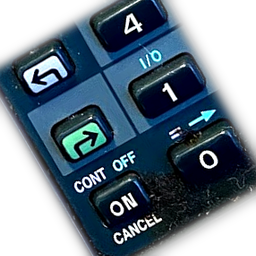
#> input picture platform/linux/hicolor/256x256/apps/agape48.png, 256 x 256 px, given in place of icon-source.png, which was not available
$ python make-icon.py
#> lines starting #> are read from the running program, lines starting #| are printed output that depends on the picture; after the words box and inside, x2 and y2 are one past the last pixel; in counts of white or black regions, pixels touching at a corner belong together; pictures that were not available may be replaced by others from this repository, and a replacement may not be noted
#!/usr/bin/env python3
"""Konstrui la aplikaĵan ikonon el fotografaĵo de vera 48GX.

Unu peco da arto, ĉiu platformo, por ke ili ne povu disiĝi:

    assets/icon.png            enmetita en la duumaĵon; QGuiApplication::
                               setWindowIcon uzas ĝin, kaj tio estas kion la
                               fenestroadministranto kaj la taskostrio desegnas
                               sur ĈIU platformo
    installer/agape48.ico      la Vindoza instalilo, la Start-menua ligilo,
                               Aldoni/Forigi, KAJ la ikono enmetita en
                               agape48.exe mem per agape48.rc
    platform/linux/hicolor/    la ikontemo de freedesktop je sep grandoj: la
                               menuero, la doko kaj Alt-Tab
    platform/android/res/...   la adapta ikono: antaŭa tavolo je kvin densoj,
                               fona koloro, kaj la malnova kvadrato por ĉio pli
                               aĝa ol API 26

LA FONTO ESTAS FOTOGRAFAĴO, ne la desegnita vizaĝo, de 2026sep08: "...rotate
this image 30 degrees counter-clockwise instead, and this will be the base for
the adaptive icon." assets/icon-source.png estas HP48GXDusty.png, polva proksimfoto de
la malsupra maldekstra parto de vera klavaro - la ŝovklavoj, ON/CANCEL, ENTER -
kopiita en la arbon por ke la konstruo ne dependu de dosiero en Dropbox, kaj kun
forigita EXIF (la propra versinumero de GIMP kaj du tempindikoj; nek fotilo nek
GPS). Forigita per exiftool anstataŭ per rekodigo, do la bilderoj estas
bajt-identaj.

    python tools/make-icon.py

Ĝi ne plu legas la eligon de makeface.py, do la du estas sendependaj: ŝanĝi la
vizaĝon ne plu ŝanĝas la ikonon.

RELANĈI ĜIN ŜANĜAS NENION, kaj tio estis mezurita anstataŭ esperita je
2026sep09: ĉi tiu komputilo havas Pillow 10.2.0, la Vindoza 12.2.0, kaj ĉiu PNG
kiun ĉu unu ĉu la alia skribas estas bildero post bildero identa al la enarbigita
dosiero. Nur la propraj bajtoj de la kodilo diferencas, plus CRLF sur la du
XML-dosieroj kiujn write_text() faras. Do diferenco kiu montras la ikonojn
ŝanĝiĝintaj post relanĉo estas rekodigo, ne nova ikono: `git checkout -- assets
platform/android/res platform/linux/hicolor` kaj enarbigu nur kion vi intencis
ŝanĝi. (Mezurita ankaŭ por la tondo kaj la kontrasto de 2026sep10, sur la
Linuksa komputilo la saman tagon: Pillow 10.2.0 reskribis 18 el la 19 PNG-oj
kiujn Pillow 12.2.0 enarbigis, kaj ĉiuj 18 estas bildero post bildero identaj -
maksimuma diferenco de kanalo 0. Nur la bajtoj de la kodilo moviĝis; la 16x16
eĉ ne tio.)

LA FOTOGRAFAĴO ESTAS TURNITA 30 GRADOJN MALDEKSTRUME. 2026sep08: "one
quirk to make it different from Droid48: Rotate it 30 counter-clockwise. But
this needs to be the new icon for all OSs." La turno nun okazas ANTAŬ la tondo -
vidu FENESTRO - do la klino vivas interne de la bildo anstataŭ esti ĝia silueto,
kaj la ikono povas esti plena ĝis siaj randoj sen nigraj trianguloj ĉe la
anguloj.

TRAVIDEBLA KIE AJN LA FORMATO PERMESAS, kaj la ardezo kie ne. La du postuloj,
en tiu ordo: "make the background r66,g75,b92" kaj poste "or transparent
when possible". Estas ekzakte unu loko kie tio ne eblas: la fona tavolo de
Androida ADAPTA ikono, kiu devas esti opaka kaj kiun iuj lanĉiloj pentras nigra
se ĝi ne estas - nigraj strioj denove, kio estas la plendo per kiu ĉi tio
komenciĝis. Do:

    la labortabla PNG, la .ico kaj la malnova kvadrato     cirklo sur nenio,
                do la fotografaĵo flosas super kio ajn estas malantaŭ ĝi
    la ANTAŬA tavolo de la adapta ikono     kvadrato, ĉar la LANĉILO tenas la
                tondilon tie - vidu FILL_ADAPTIVE
    la FONA tavolo de la adapta ikono     la ardezo, kiu laŭ desegno nun estas
                vidata nur dum lanĉilo animacias la ikonon

La mola ombro restas en ĉiu kazo krom la adapta antaŭa tavolo, kie ĝi nur
manĝus kovron kiun la masko bezonas. Ĝi estas kio malhelpas ke malluma
fotografaĵo dissolviĝu en malluman taskostrion.
"""

import pathlib
from PIL import Image, ImageChops, ImageDraw, ImageEnhance, ImageFilter

HERE = pathlib.Path(__file__).resolve().parent.parent
SOURCE = HERE / "assets" / "icon-source.png"
PNG = HERE / "assets" / "icon.png"
ICO = HERE / "installer" / "agape48.ico"
RES = HERE / "platform" / "android" / "res"
HICOLOR = HERE / "platform" / "linux" / "hicolor"

# Vindozo elektas kiun ajn el ĉi tiuj kiu konvenas: 16 en titolstrio, 32 sur la
# labortablo, 256 en grandikona vido. La PNG estas unu 256 kaj Qt malgrandigas
# ĝin mem.
#
# La samaj sep estas kion Linukso ricevas kiel apartajn dosierojn sub hicolor,
# pro la sama kaŭzo kaj kun la samaj nombroj: menuo desegnas 24 aŭ 32, Alt-Tab
# desegnas 48 aŭ 64, kaj labortabla ŝelo prenas 128 aŭ 256. Malgrandigi 256 mane
# je desegnotempo estas ekzakte kion ĉi tiuj grandoj ekzistas por eviti.
ICO_SIZES = [16, 24, 32, 48, 64, 128, 256]
PNG_SIZE = 256

ANGLE = 30                              # maldekstrume

# LA FENESTRO DE GERT, 2026sep11. Li mem tondis ĝin kaj metis ĝin en Dropbox
# kiel Agape48-Cropped-Circle.png: "I made a manual crop... because this one
# looks the coolest what cropped as a circle, showing the purple button, the
# green button and the ON."
#
# NE LIA PNG. Lia dosiero estas 134x134 bilderoj tonditaj el la antaŭrigarda
# folio de 2026sep09, do ĝi jam pasis tra malgrandigo; uzi ĝin kiel fonton
# signifus grandigi ĝin 3,2-oble por la 432-bildera Androida tavolo. Anstataŭe
# la mana fenestro estas LOKALIZITA en la fotografaĵo kaj ĉi tie rekonstruita el
# la plena rezolucio. La mezuro, per ŝablona kongruo je 46 skaloj: la mana tondo
# sidas ĉe k=0,523 de la turnita arto - ekzakte la 1,25-plenigo de tiu tago,
# 320/613 = 0,5224 - kun meza diferenco de kanalo 3,26 el 255, kio estas
# resampliga bruo kaj nenio alia. Tio faras la 134-bilderan kvadraton
# 256x256 bilderoj de la turnita arto, kio estas PLI da detalo ol la malnova
# ikono havis, ne malpli.
#
# TONDO POST LA TURNO, ne antaŭ ĝi. Lia fenestro estas akse ordigita en la
# TURNITA spaco, do ĝi ne estas esprimebla kiel rektangulo sur la fotografaĵo;
# tial la malnova CROP=(0,240,230,519) malaperis kaj la ordo nun estas turni,
# tondi, agordi. Kion tio ŝanĝas krom la kadro: la silueto de la ikono ne plu
# ESTAS la klinita rektangulo. La klino nun montriĝas en la klavovicoj kiuj
# kuras oblikve tra plena kadro, kaj la kvar travideblaj trianguloj - 44% de la
# tolo je 1,25, kaj la kialo ke la ikono aspektis kiel makuleto - simple ne plu
# ekzistas.
FENESTRO = (170, 289, 426, 545)

# +20%, la nombroj de 2026sep10: "Maybe it should be made with just a little
# bit (20%) more contrast and brightness." Aplikataj POST la fenestro, ĉar
# ImageEnhance.Contrast kalkulas la mezvaloron de la bildo kiun oni donas al ĝi:
# enhavigi la forĵetatan parton en tiun mezvaloron signifus agordi la ikonon laŭ
# bilderoj kiujn neniu vidos.
CONTRAST = 1.2
BRIGHTNESS = 1.2

# LA DU ŜOVKLAVOJ, 2026sep11: "Please use this one, making the purple and
# the green colors look more bright and shiny, to catch the eye."
#
# KIAL TIO NE POVAS ESTI FARITA LAŬ NUANCO. Mezurita sur la mana fenestro: 87% de
# ĉiuj saturitaj bilderoj kuŝas inter 180 kaj 250 gradoj, la verda ŝovklavo mem
# havas mezan nuancon de 198 gradoj, kaj violkoloro - 270 ĝis 300 - havas 20
# bilderojn en la tuta bildo. La fotografaĵo portas fortan bluan lumon, do la
# violkolora ŝovklavo de vera 48GX aperas blu-blanka kaj la verda aperas
# cejana. Nuanca masko elektus la tutan korpon de la kalkulilo kune kun la du
# klavoj kaj nenio krom la du klavoj.
#
# Do la masko estas GEOMETRIA - la fenestro estas fiksita, do la du klavoj estas
# ĉe fiksitaj koordinatoj - kaj interne de ĝi ĝi elektas la HELAN parton. Tio
# estas la sama regulo por ambaŭ klavoj kaj ĝi estas la ĝusta parto en ambaŭ
# kazoj: la maldekstra ŝovklavo estas malluma kun hela sago sur ĝi, la dekstra
# estas hela plato kun malluma sago. La koloroj mem estas tiuj de vera 48GX
# anstataŭ elektitaj: violkoloro kaj verdo estas kio estas presita sur la vera
# klavaro, kaj la fotografaĵo perdis ilin al la blua lumo.
#
# cx cy rx ry nuanco saturo gajno
TINT_LEFT = (29, 71, 29, 33, 280.0, 0.62, 1.22)
TINT_RIGHT = (68, 151, 36, 25, 138.0, 0.72, 1.25)
TINT_FEATHER = 2                        # bilderoj da malakrigo sur la elipso
TINT_FLOOR = 0.40                       # sub tiu lumeco la bildero ne estas tuŝita
TINT_RAMP = 0.26

# La fono, donita kiel tri nombroj: "make the background r66,g75,b92", kaj poste
# duonigita je 2026sep08, kiam la lanĉilo jam tranĉis ĝin en cirklon: "Works! I
# see a circle with the calculator in it. Please make the
# background half as dark."
#
# DUONE TIEL MALLUMA, ne duone tiel hela - tiuj estas kontraŭaj operacioj kaj nur
# unu el ili respondas al la citaĵo. Malluma estas 1 - L en HSL, do duonigi ĝin
# prenas L de 0,310 al 0,655 dum la nuanco (219 gradoj) kaj la satureco (0,165)
# restas ekzakte kie ili estis. Tio estas la diferenco inter pli hela versio de
# LIA ardezo kaj alia koloro kiu hazarde estas pala: rgb(66,75,92) fariĝas
# rgb(153,163,181). Uzata NUR kie travidebleco ne estas permesita - vidu la noton
# supre.
BACKGROUND = (153, 163, 181, 255)
CLEAR = (0, 0, 0, 0)

# CIRKLO SUR LA LABORTABLO, 2026sep11, la dua frazo pri la sama tondo: "some
# parts of it at the bottom must be made transparent, but they are
# out of the circle crop."
#
# La partoj kiuj devas fariĝi travideblaj kaj la partoj kiujn cirklo fortranĉas
# estas la samaj partoj, kaj la mana tondo mem montras tion: la
# malsupra maldekstra angulo estas la nigra ombro sub CANCEL kaj la malsupra
# dekstra estas la polva nigra maso sur la tablo. Kvadrata ikono portus ambaŭ
# kiel nigran strion laŭ sia fundo, kio estas la plendo per kiu la tuta ikono
# komenciĝis. Cirklo forigas ekzakte ilin kaj nenion alian.
#
# Kaj ĝi estas la plej granda ikono kiun ĉi tiu kadro permesas: je plenigo 1,0
# la cirklo tuŝas ĉiujn kvar randojn de la tolo.
FILL_DESKTOP = 1.0

# ANDROIDO NE RICEVAS LA CIRKLON, ĉar tie la tondilon tenas la lanĉilo. Adapta
# ikono estas du tavoloj kaj la LANĈILO elektas la silueton - cirklo sur unu
# telefono, kvadratcirklo aŭ rondigita kvadrato sur aliaj - kaj tranĉas ambaŭ
# tavolojn per ĝi. Antaŭa tavolo kiu jam estas cirklo montrus la fonan ardezon
# ĉe la kvar anguloj sur ĉiu telefono kies masko ne estas cirklo. Do la antaŭa
# tavolo estas la plena kvadrato kaj la masko faras la ceteron.
#
# 0,75 ESTAS MEZURO. La tolo estas 108dp, la masko 72dp, kaj lanĉilo atingas
# 80dp dum paralaksa animacio. Kvadrato je plenigo f kovras f*108 dp, do 80dp
# postulas f >= 0,741; 0,75 donas 81dp kaj nul nudan maskon eĉ dum la animacio.
# Kaj ĝi estas la PLEJ MALGRANDA nombro kiu faras tion, kio gravas ĉar ĉio pli
# granda forĵetus arton: je 0,75 la 72dp-cirklo montras 89% de la larĝo de la
# mana fenestro, do la hejmekrano montras preskaŭ ekzakte la manan tondon.
#
# SEN FADENADO ĉi tie, malkiel ĉie aliloke. Mola rando sub masko estas nur
# perdita kovro: ĝi mangus 2dp ĉe ĉiu flanko kaj devigus pli grandan plenigon
# por rekompensi, kaj neniu iam vidos ĝin, ĉar la masko tranĉas antaŭ ĝi.
FILL_ADAPTIVE = 0.75

# "Oh, and make the edges a bit blurry!" - 2026sep08. Frakcio de la propra
# grando de la ikono anstataŭ fiksa nombro da bilderoj, por ke la moleco aspektu
# same je 16 kaj je 432 anstataŭ igi malgrandan ikonon kaĉo. La fadenado estas
# puŝita INTERNEN unue: malakrigi nur la maskon disvastigus ĝin eksteren super la
# nigro kiun la turno lasas ekster la fotografaĵo, kaj pendigus malpuran
# aŭreolon sur ĉiun randon.
FEATHER = 0.018

# Antaŭaj tavoloj je 108dp, kaj la malnova 48dp-lanĉikono, je la kvin densoj
# kiujn Androido petas.
DENSITIES = {"mdpi": 1, "hdpi": 1.5, "xhdpi": 2, "xxhdpi": 3, "xxxhdpi": 4}


def turned(src: Image.Image) -> Image.Image:
    """Turnita ĉirkaŭ sia centro, kun propra alfa-masko. La fotografaĵo ne havas
    alfa-kanalon, do turni ĝin rekte plenigus la novajn angulojn per nigro - kio
    remetus la striojn, oblikve."""
    solid = Image.new("RGBA", src.size, (255, 255, 255, 255))
#> solid: PIL image 256x256 RGBA; every value is 255
    rot = src.rotate(ANGLE, expand=True, resample=Image.BICUBIC)
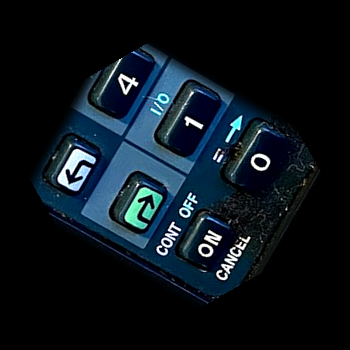
#> rot: PIL image 350x350 RGB; mean R, G, B 11.9, 20.9, 28.2
    rot.putalpha(solid.rotate(ANGLE, expand=True, resample=Image.BICUBIC).getchannel("A"))
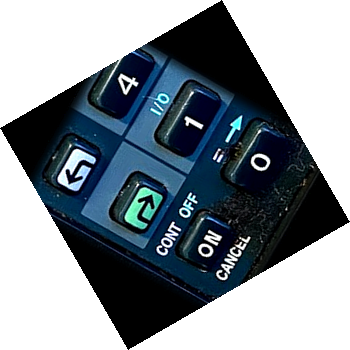
#> rot: PIL image 350x350 RGBA; mean R, G, B, A 11.9, 20.9, 28.2, 136.4; transparent parts drawn white
    return rot


def tinted(img: Image.Image, spec) -> Image.Image:
    """Unu ŝovklavo, repentrita en sia propra koloro. Vidu TINT_LEFT.

    Pure per Pillow kaj sen numpy, ĉar la sola devigo kiun ĉi tiu skripto havas
    estas Pillow kaj la du komputiloj devas ambaŭ povi lanĉi ĝin."""
    cx, cy, rx, ry, hue, sat, gain = spec
    h, s, v = img.convert("HSV").split()

    # La pezo: la elipso oble la hela parto interne de ĝi. Sub TINT_FLOOR nul,
    # super TINT_FLOOR+TINT_RAMP unu, lineare inter ili - do la rando de la
    # klavo transiras anstataŭ stampiĝi.
    floor, ramp = TINT_FLOOR * 255, TINT_RAMP * 255
    ring = Image.new("L", img.size, 0)
    ImageDraw.Draw(ring).ellipse((cx - rx, cy - ry, cx + rx, cy + ry), fill=255)
    w = ImageChops.multiply(
        ring.filter(ImageFilter.GaussianBlur(TINT_FEATHER)),
        v.point(lambda p: max(0, min(255, round((p - floor) * 255 / ramp)))))

    flat = lambda value: Image.new("L", img.size, value)
    res = Image.merge("HSV", (
        Image.composite(flat(round(hue / 360 * 255)), h, w),
        Image.composite(flat(round(sat * 255)), s, w),
        Image.composite(v.point(lambda p: min(255, round(p * gain))), v, w),
    )).convert("RGB")
    res.putalpha(img.getchannel("A"))
    return res


def artwork() -> Image.Image:
    """La fotografaĵo turnita, tondita al la elektita fenestro, agordita, kaj kun
    la du ŝovklavoj repentritaj. Ordo gravas dufoje: la turno antaŭ la tondo, ĉar
    la fenestro estas akse ordigita en la turnita spaco, kaj la kontrasto post
    la tondo, ĉar ImageEnhance mezuras la bildon kiun ĝi ricevas."""
    win = turned(Image.open(SOURCE).convert("RGB")).crop(FENESTRO)
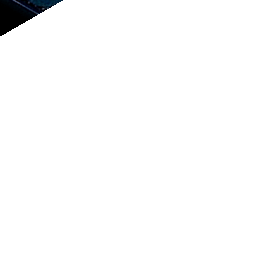
#> win: PIL image 256x256 RGBA; mean R, G, B, A 0.1, 0.2, 0.3, 4.5; transparent parts drawn white
    rgb = ImageEnhance.Contrast(win.convert("RGB")).enhance(CONTRAST)
    rgb = ImageEnhance.Brightness(rgb).enhance(BRIGHTNESS)
    rgb.putalpha(win.getchannel("A"))
#> rgb: PIL image 256x256 RGBA
    return tinted(tinted(rgb, TINT_LEFT), TINT_RIGHT)
#> in tinted, `ring = Image.new("L", img.size, 0)`: ring: PIL image 256x256 L; every value is 0
#> in tinted, `ImageDraw.Draw(ring).ellipse((cx - rx, cy - ry, cx + rx, cy + ry), fil..`:
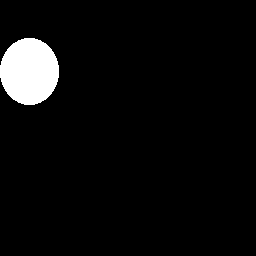
#> ring: PIL image 256x256 L; 4.7% white; 1 white region, box (x1, y1, x2, y2) and area: (0, 38, 59, 105) 3105
#> call 2 of tinted, with spec = (68, 151, 36, 25, 138, 0.72, 1.25)
#> in tinted (call 2), `cx, cy, rx, ry, hue, sat, gain = spec`: cx = 68; cy = 151; rx = 36; ry = 25; hue = 138; sat = 0.72; gain = 1.25
#> in tinted (call 2), `ImageDraw.Draw(ring).ellipse((cx - rx, cy - ry, cx + rx, cy + ry), fil..`:
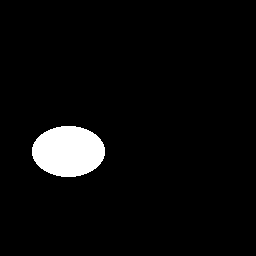
#> ring: PIL image 256x256 L; 4.5% white; 1 white region, box (x1, y1, x2, y2) and area: (32, 126, 105, 177) 2931


def compose(art: Image.Image, s: int, fill: float, background,
            circle: bool = True, feather: bool = True) -> Image.Image:
    """La arto sur kvadrata tolo - kiu povas esti nenio entute - kun mola ombro
    sub ĝi. `circle` estas la labortabla formo; Androido petas la kvadraton."""
#> called with s = 256, fill = 1, background = (0, 0, 0, 0), circle = True, feather = True
    canvas = Image.new("RGBA", (s, s), background)
#> canvas: PIL image 256x256 RGBA; every value is 0
    inner = s * fill
    k = min(inner / art.width, inner / art.height)
#> k = 1
    a = art.resize((max(1, int(art.width * k)), max(1, int(art.height * k))),
                   Image.LANCZOS)
    x, y = (s - a.width) // 2, (s - a.height) // 2
#> x = 0; y = 0

    alpha = a.getchannel("A")
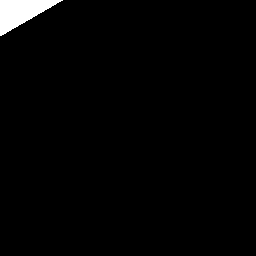
#> alpha: PIL image 256x256 L; 1.8% white; 1 white region, box (x1, y1, x2, y2) and area: (0, 0, 63, 36) 1166
    if circle:
        # LA CIRKLO TUŜAS LA KVAR RANDOJN, kaj tial ĉi tie ne plu estas erozio.
        # Mezurite antaŭ la ŝanĝo: la plene opaka cirklo estis 87-89% de la tolo
        # ĉe ĉiu grando - ringo de nenio larĝa 14 bilderojn ĉe 256, 2 ĉe 32 - kaj
        # la kaŭzo ne estis FILL_DESKTOP, kiu jam estas 1,0, sed la erozio sub
        # ĉi tiu bloko, kiu retiris la opakan randon je la malakriga radiuso.
        #
        # SUPERSPECIMENA MASKO anstataŭe: ImageDraw.ellipse ne glatigas, do
        # elipso kvaroble granda, malgrandigita per LANCZOS, donas glatan randon
        # KIU NE ŜRUMPAS. Glateco sen perdo de radiuso, kio estas ĝuste kion la
        # erozio-kaj-malakrigo aĉetis je la prezo de la radiuso.
        ss = 4
        big = Image.new("L", (a.width * ss, a.height * ss), 0)
#> big: PIL image 1024x1024 L; every value is 0
        ImageDraw.Draw(big).ellipse((0, 0, a.width * ss - 1, a.height * ss - 1),
                                    fill=255)
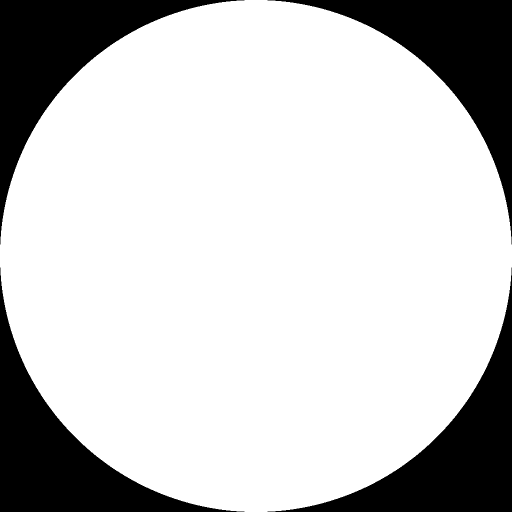
#> big: PIL image 1024x1024 L (shown at 1/2 size); 78.5% white; 4 black regions, box (x1, y1, x2, y2) and area: (0, 0, 489, 489) 56296, (535, 0, 1024, 489) 56296, (0, 535, 489, 1024) 56296, (535, 535, 1024, 1024) 56296
        alpha = Image.composite(alpha, Image.new("L", a.size, 0),
                                big.resize(a.size, Image.LANCZOS))

    # Molaj randoj. Erozii je la malakriga radiuso, poste malakrigi, por ke la
    # tuta fadeno vivu interne de la bildo kaj la 100%-opaka parto ankoraŭ
    # atingu preskaŭ ĝis la vera rando.
    if feather and not circle:
        r = max(1, round(s * FEATHER))
        alpha = alpha.filter(ImageFilter.MinFilter(2 * r + 1))
        alpha = alpha.filter(ImageFilter.GaussianBlur(r))
    a.putalpha(alpha)

    # Malluma fotografaĵo tamen bezonas randon por legiĝi kiel objekto, sur
    # mezhela fono aŭ sur malluma taskostrio en kiun ĝi alie dissolviĝus. Prenita
    # el la moligita alfao, do la ombro sekvas la saman konturon.
    # Cirklo kiu tuŝas la randojn ne havas lokon por ombro ekster si: ĉiu
    # bildero de ĝi kuŝus ekster la tolo aŭ sub la cirklo mem.
    if feather and not circle:
        shadow = Image.new("RGBA", (s, s), (0, 0, 0, 0))
        shadow.paste((0, 0, 0, 130), (x + max(1, s // 128), y + max(1, s // 96)), a)
        canvas = Image.alpha_composite(
            canvas, shadow.filter(ImageFilter.GaussianBlur(max(1, s / 72))))

    canvas.paste(a, (x, y), a)
    return canvas


def write(path: pathlib.Path, img: Image.Image) -> None:
    path.parent.mkdir(parents=True, exist_ok=True)
    # SKRIBI NUR KIAM LA PIKSELOJ ŜANĜIĜIS, kaj ne kiam nur la bajtoj ŝanĝiĝis.
    # Pillow 10 kaj Pillow 12 kodas la samajn pikselojn en malsamajn bajtojn -
    # mezurite dufoje, en ambaŭ direktoj: 19 el 19 dosieroj identaj laŭpiksele
    # kaj ĉiuj malsamaj laŭbajte. Senkondiĉa skribo do malpurigis 19 enarbigitajn
    # dosierojn ĉe ĉiu kuro sur la komputilo kiu ne enarbigis ilin, kaj de
    # 2026sep12 tio kostas pli ol ĝenon: build-windows.ps1 kuras ĉi tiun
    # skripton kiel sian unuan paŝon, do cmake/BuildStamp.cmake trovis la arbon
    # malpura kaj stampis "f6c83b78+" - la fenestro About diris "ĉi tiu duumaĵo
    # ne kongruas kun sia enarbigo" pri tute pura elprenaĵo.
    if path.exists():
        try:
            with Image.open(path) as old:
                if (old.size == img.size
                        and old.convert("RGBA").tobytes() == img.convert("RGBA").tobytes()):
                    print(f"same  {path.relative_to(HERE)} ({path.stat().st_size} bytes, {img.width}x{img.height})")
                    return
        except OSError:
            pass   # nelegebla aŭ difekta: superskribi ĝin estas la ĝusta respondo
    img.save(path, format="PNG")
#> (the run stopped early here; a loop or call above may not have finished)
